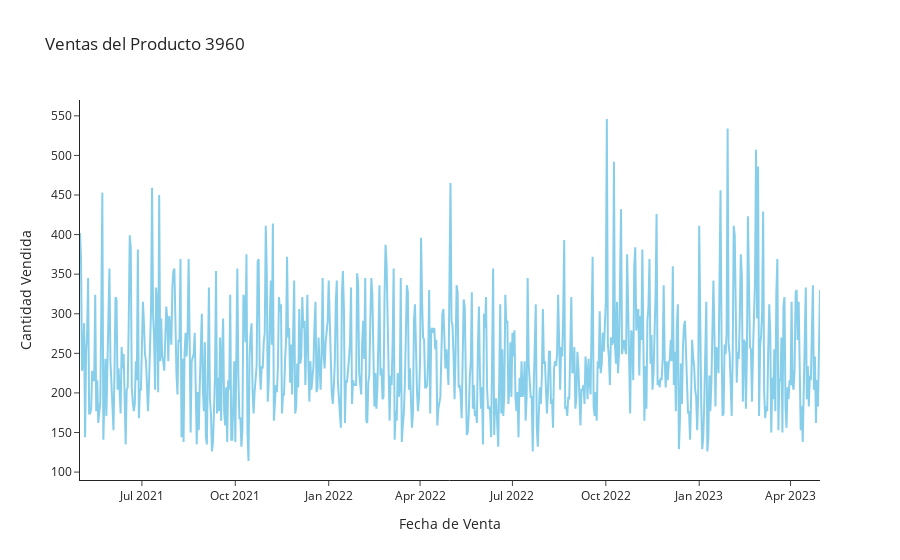

The notebook cell this image was saved under:
### Markdown cell above
Se usa la libreria de plotly.express porque se puede hacer hover sobre los puntos para ver valores exactos, zoom en rangos de fechas

### Code cell
import plotly.express as px

articulo = 3960
filtered_df = (
    df.query("articulo == @articulo")
    .set_index("fecha_venta")
    .reindex(complete_range)
)

filtered_df["articulo"] = filtered_df["articulo"].fillna(method='ffill')

fig = px.line(
    filtered_df,
    x=filtered_df.index,
    y="cantidad",
    title=f"Ventas del Producto {articulo}",
    labels={"cantidad": "Unidades Vendidas", "fecha_venta": "Fecha"},
    color_discrete_sequence=["skyblue"],
    template="simple_white"
)

fig.update_layout(
    xaxis_title="Fecha de Venta",
    yaxis_title="Cantidad Vendida",
    hovermode="x"
)

fig.show()

### Figure 1 — Plotly figure (JSON) as saved in the notebook; plotly's stock layout.template omitted (floating-point values rounded to 4 significant figures; data arrays with more than 128 entries replaced by an {"elided": "..."} marker saying what was removed)
{"data": [{"hovertemplate": "index=%{x}<br>Unidades Vendidas=%{y}<extra></extra>", "legendgroup": "", "line": {"color": "skyblue", "dash": "solid"}, "marker": {"symbol": "circle"}, "mode": "lines", "name": "", "orientation": "v", "showlegend": false, "type": "scatter", "x": {"elided": "730 str values"}, "xaxis": "x", "y": {"elided": "730 float values"}, "yaxis": "y"}], "layout": {"hovermode": "x", "legend": {"tracegroupgap": 0}, "title": {"text": "Ventas del Producto 3960"}, "xaxis": {"anchor": "y", "domain": [0, 1], "title": {"text": "Fecha de Venta"}}, "yaxis": {"anchor": "x", "domain": [0, 1], "title": {"text": "Cantidad Vendida"}}}}
